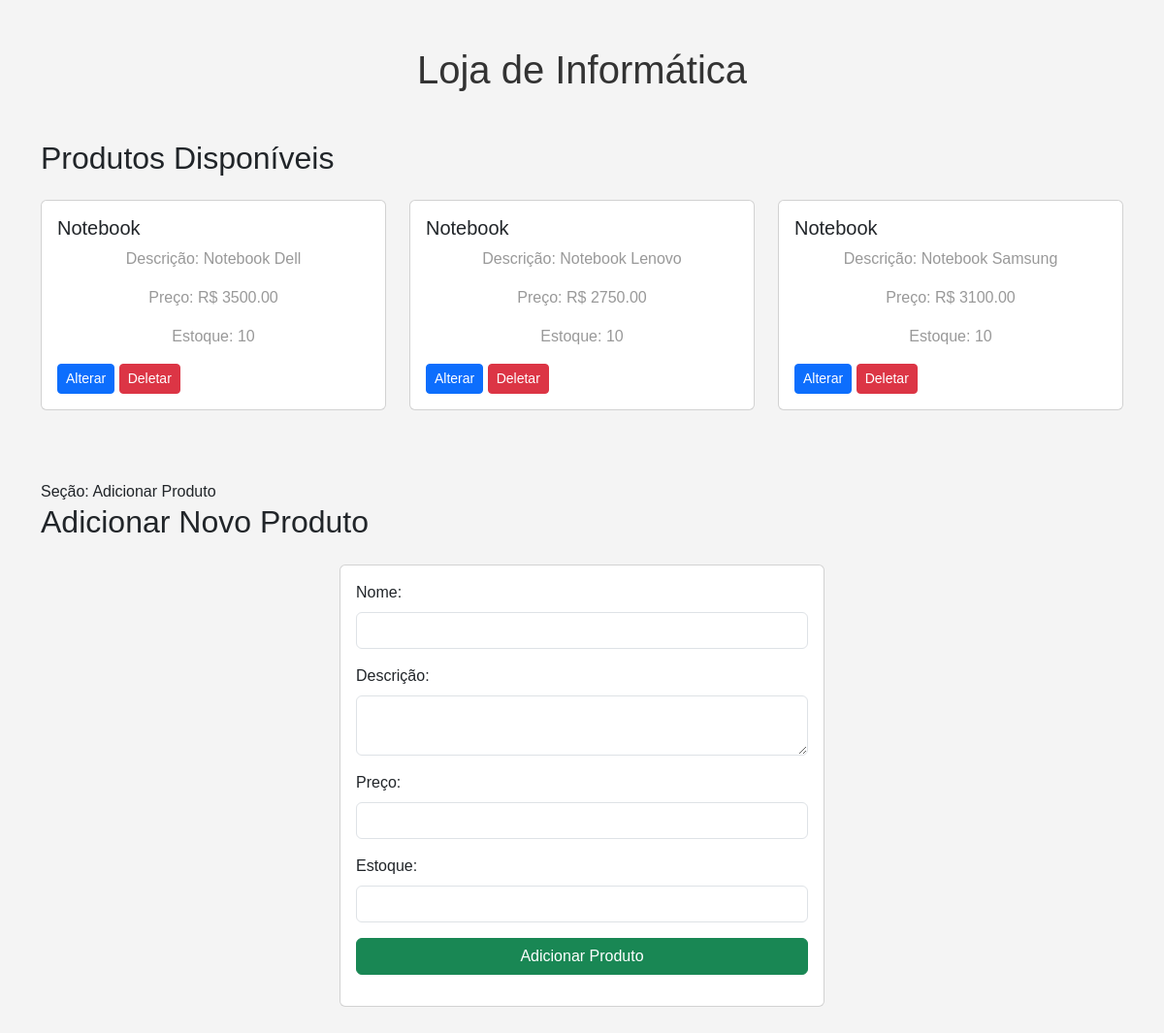
The app's page /, older data.
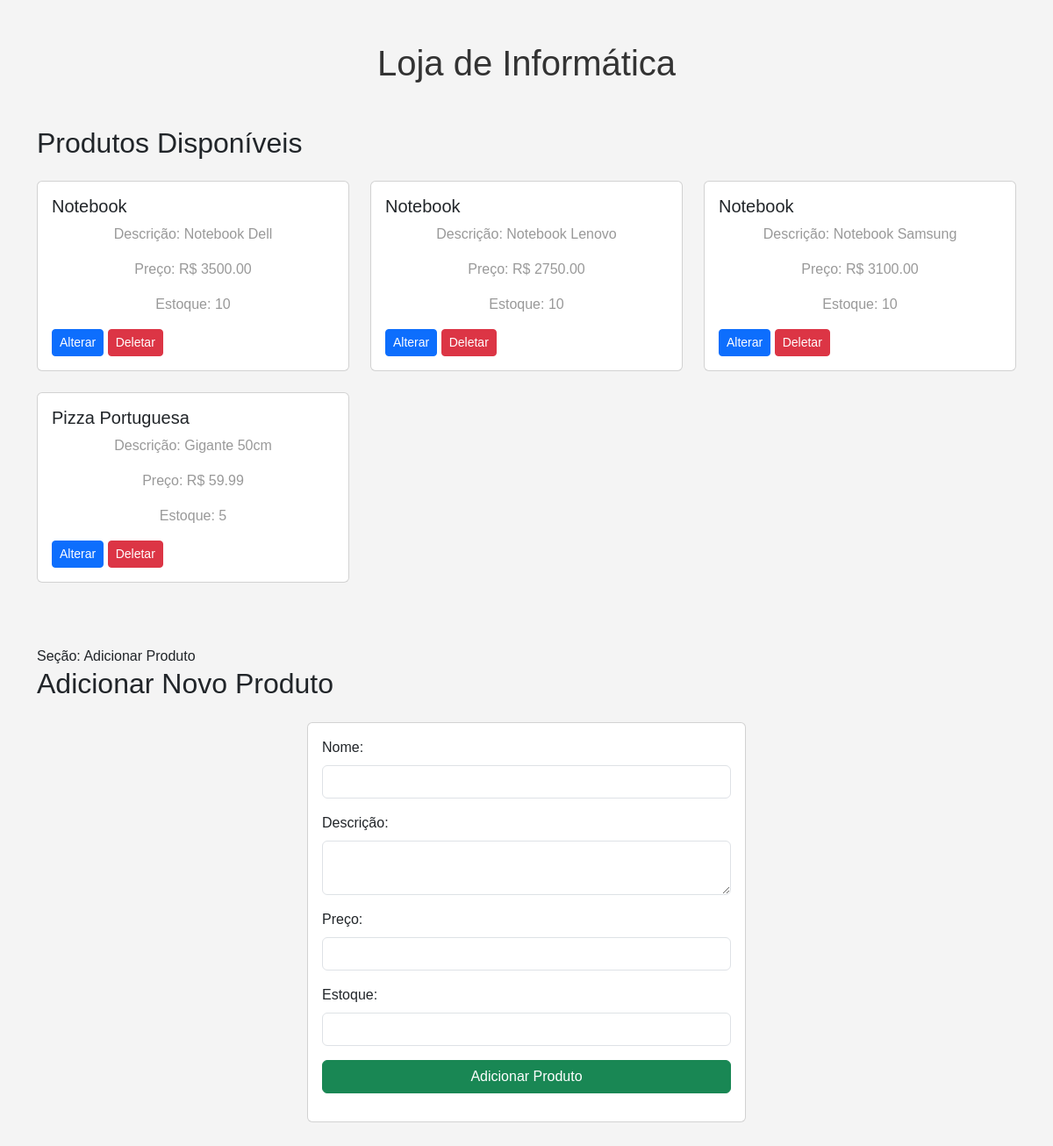
The same page, newer data.
### loja_informatica/models.py (models this page shows)
class Produto(models.Model):
    nome = models.CharField(max_length=100)
    descricao = models.TextField(blank=True)
    preco = models.DecimalField(max_digits=10, decimal_places=2)
    estoque = models.PositiveIntegerField()

### loja_informatica/views.py (the view)
# urls.py: path('', views.lista_produtos, name='lista_produtos'),
def lista_produtos(request):
    produtos = Produto.objects.all()
    return render(request, 'loja_informatica/lista_produtos.html', {'produtos': produtos})

### loja_informatica/templates/loja_informatica/lista_produtos.html (shortened to what this page needs)
<html lang="pt-br">
    <head>
        {% load static %}
        <link href="https://cdn.jsdelivr.net/npm/bootstrap@5.3.3/dist/css/bootstrap.min.css" rel="stylesheet">
        <link rel="stylesheet" href="{% static 'css/styles.css' %}">
    </head>
    <body>
        <div class="container my-5">
            <h1 class="text-center mb-5">Loja de Informática</h1>
            <section class="mb-5">
                <h2 class="mb-4">Produtos Disponíveis</h2>
                <div class="row">
                    {% for produto in produtos %}
                    <div class="col-md-4 mb-4">
                        <div class="card">
                            <div class="card-body">
                                <h5 class="card-title">{{ produto.nome }}</h5>
                                <p class="card-text">Descrição: {{ produto.descricao }}</p>
                                <p class="card-text">Preço: R$ {{ produto.preco }}</p>
                                <p class="card-text">Estoque: {{ produto.estoque }}</p>
                                <a href="{% url 'alterar_produto' produto.id %}" class="btn btn-primary btn-sm">Alterar</a>
                                <a href="{% url 'deletar_produto' produto.id %}" class="btn btn-danger btn-sm">Deletar</a>
                            </div>
                        </div>
                    </div>
                    {% empty %}
                    <p class="text-center">Não há produtos disponíveis no momento.</p>
                    {% endfor %}
                </div>
            </section>
            Seção: Adicionar Produto
            <section>
                <h2 class="mb-4">Adicionar Novo Produto</h2>
                <div class="card mx-auto" style="max-width: 500px;">
                    <div class="card-body">
                        <form action="{% url 'inserir_produto' %}" method="POST">
                            <div class="mb-3">
                                <label for="nome" class="form-label">Nome:</label>
                                <input type="text" id="nome" name="nome" class="form-control" required>
                            </div>
                            <div class="mb-3">
                                <label for="descricao" class="form-label">Descrição:</label>
                                <textarea id="descricao" name="descricao" class="form-control" required></textarea>
                            </div>
                            <div class="mb-3">
                                <label for="preco" class="form-label">Preço:</label>
                                <input type="number" id="preco" name="preco" step="0.01" class="form-control" required>
                            </div>
                            <div class="mb-3">
                                <label for="estoque" class="form-label">Estoque:</label>
                                <input type="number" id="estoque" name="estoque" class="form-control" required>
                            </div>
                            <button type="submit" class="btn btn-success w-100">Adicionar Produto</button>
                        </form>
                    </div>
                </div>
            </section>
        </div>
    </body>
</html>

Row changes from the older to the newer data that the page shows:
added Produto: nome "Pizza Portuguesa", descricao "Gigante 50cm", preco "59.99", estoque "5"
